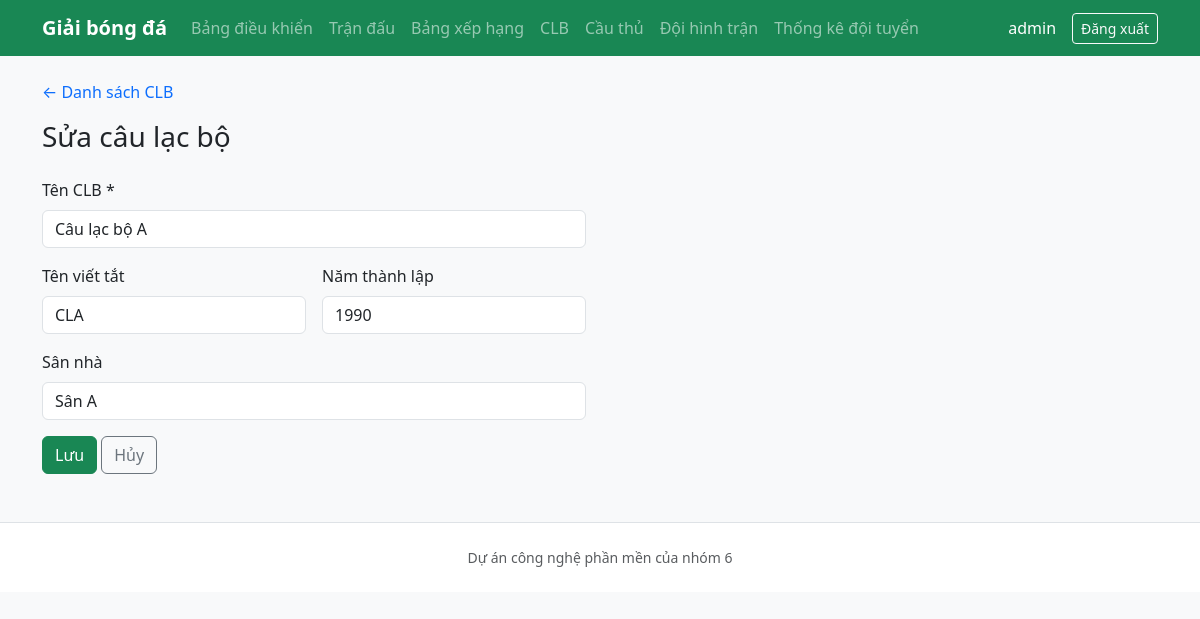
/admin/club_form.php?id=1 (signed in), run on the app's committed database.
### tables this page shows
CREATE TABLE Club (
    ClubId        INT AUTO_INCREMENT PRIMARY KEY,
    Name          VARCHAR(128) NOT NULL,
    ShortName     VARCHAR(16) NULL,
    Stadium       VARCHAR(256) NULL,
    FoundedYear   SMALLINT NULL,
    LogoUrl       VARCHAR(512) NULL
);

### admin/club_form.php (the view, shortened to what this page needs)
<?php
$pdo = getPdo();
$id = isset($_GET['id']) ? (int) $_GET['id'] : 0;
$club = null;
if ($id > 0) {
    $st = $pdo->prepare('SELECT * FROM `Club` WHERE ClubId = ?');
    $st->execute([$id]);
    $club = $st->fetch();
}
require_once dirname(__DIR__) . '/includes/header.php';
?>
<div class="mb-3"><a href="clubs.php" class="text-decoration-none">← Danh sách CLB</a></div>
<h1 class="h3 mb-4"><?= $id > 0 ? 'Sửa câu lạc bộ' : 'Thêm câu lạc bộ' ?></h1>
<form method="post" class="row g-3" style="max-width: 560px;">
    <div class="col-12">
        <label class="form-label" for="name">Tên CLB *</label>
        <input type="text" name="name" id="name" class="form-control" required value="<?= htmlspecialchars((string) ($club['Name'] ?? $_POST['name'] ?? ''), ENT_QUOTES, 'UTF-8') ?>">
    </div>
    <div class="col-md-6">
        <label class="form-label" for="short_name">Tên viết tắt</label>
        <input type="text" name="short_name" id="short_name" class="form-control" value="<?= htmlspecialchars((string) ($club['ShortName'] ?? $_POST['short_name'] ?? ''), ENT_QUOTES, 'UTF-8') ?>">
    </div>
    <div class="col-md-6">
        <label class="form-label" for="founded_year">Năm thành lập</label>
        <input type="number" name="founded_year" id="founded_year" class="form-control" min="1800" max="2100" value="<?= $club && $club['FoundedYear'] !== null ? (int) $club['FoundedYear'] : ($_POST['founded_year'] ?? '') ?>">
    </div>
    <div class="col-12">
        <label class="form-label" for="stadium">Sân nhà</label>
        <input type="text" name="stadium" id="stadium" class="form-control" value="<?= htmlspecialchars((string) ($club['Stadium'] ?? $_POST['stadium'] ?? ''), ENT_QUOTES, 'UTF-8') ?>">
    </div>
    <div class="col-12">
        <button type="submit" class="btn btn-success">Lưu</button>
        <a href="clubs.php" class="btn btn-outline-secondary">Hủy</a>
    </div>
</form>
<?php require_once dirname(__DIR__) . '/includes/footer.php'; ?>

### data on the page
club: name "Câu lạc bộ A", short_name "CLA", founded_year "1990", stadium "Sân A"

### other printed values
$_SESSION['admin_username'] "admin"
